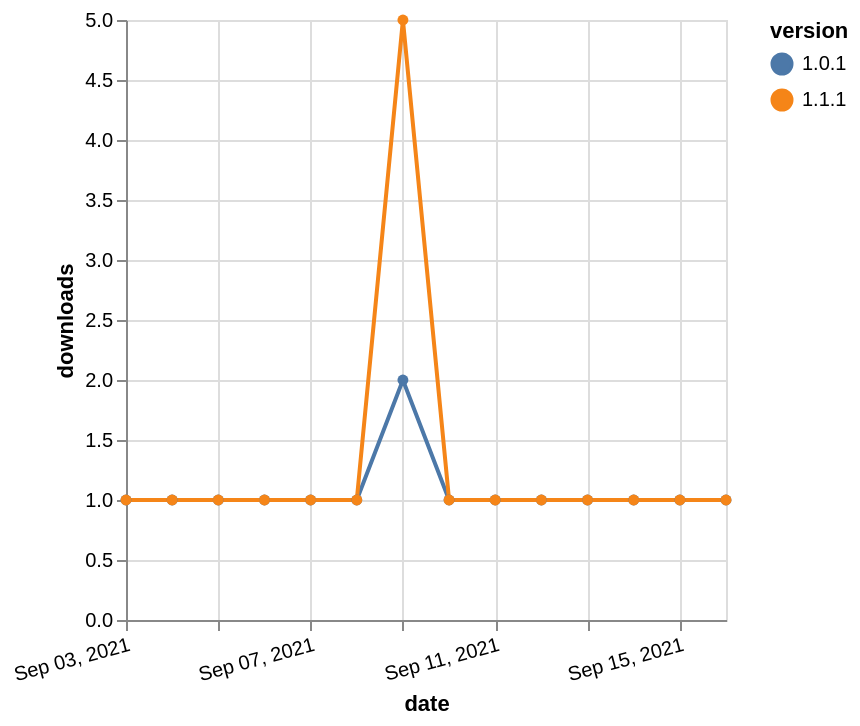

This figure's Vega-Lite source:
### Vega-Lite specification from a JSON file in a GitHub repository (floating-point values rounded to 4 significant figures)
{"$schema": "https://vega.github.io/schema/vega-lite/v5.json", "description": "A simple bar chart with embedded data.", "data": {"values": [{"date": "2021-09-03", "total": 228, "delta": 1, "version": "1.0.1"}, {"date": "2021-09-04", "total": 229, "delta": 1, "version": "1.0.1"}, {"date": "2021-09-05", "total": 230, "delta": 1, "version": "1.0.1"}, {"date": "2021-09-06", "total": 231, "delta": 1, "version": "1.0.1"}, {"date": "2021-09-07", "total": 232, "delta": 1, "version": "1.0.1"}, {"date": "2021-09-08", "total": 233, "delta": 1, "version": "1.0.1"}, {"date": "2021-09-09", "total": 235, "delta": 2, "version": "1.0.1"}, {"date": "2021-09-10", "total": 236, "delta": 1, "version": "1.0.1"}, {"date": "2021-09-11", "total": 237, "delta": 1, "version": "1.0.1"}, {"date": "2021-09-12", "total": 238, "delta": 1, "version": "1.0.1"}, {"date": "2021-09-13", "total": 239, "delta": 1, "version": "1.0.1"}, {"date": "2021-09-14", "total": 240, "delta": 1, "version": "1.0.1"}, {"date": "2021-09-15", "total": 241, "delta": 1, "version": "1.0.1"}, {"date": "2021-09-16", "total": 242, "delta": 1, "version": "1.0.1"}, {"date": "2021-09-03", "total": 341, "delta": 1, "version": "1.1.1"}, {"date": "2021-09-04", "total": 342, "delta": 1, "version": "1.1.1"}, {"date": "2021-09-05", "total": 343, "delta": 1, "version": "1.1.1"}, {"date": "2021-09-06", "total": 344, "delta": 1, "version": "1.1.1"}, {"date": "2021-09-07", "total": 345, "delta": 1, "version": "1.1.1"}, {"date": "2021-09-08", "total": 346, "delta": 1, "version": "1.1.1"}, {"date": "2021-09-09", "total": 351, "delta": 5, "version": "1.1.1"}, {"date": "2021-09-10", "total": 352, "delta": 1, "version": "1.1.1"}, {"date": "2021-09-11", "total": 353, "delta": 1, "version": "1.1.1"}, {"date": "2021-09-12", "total": 354, "delta": 1, "version": "1.1.1"}, {"date": "2021-09-13", "total": 355, "delta": 1, "version": "1.1.1"}, {"date": "2021-09-14", "total": 356, "delta": 1, "version": "1.1.1"}, {"date": "2021-09-15", "total": 357, "delta": 1, "version": "1.1.1"}, {"date": "2021-09-16", "total": 358, "delta": 1, "version": "1.1.1"}]}, "width": "container", "mark": {"type": "line", "point": {"filled": true}}, "encoding": {"x": {"field": "date", "type": "temporal", "timeUnit": "yearmonthdate", "title": "date", "axis": {"labelAngle": -15}}, "y": {"field": "delta", "type": "quantitative", "title": "downloads"}, "color": {"field": "version", "type": "nominal"}, "tooltip": {"field": "delta"}}}
